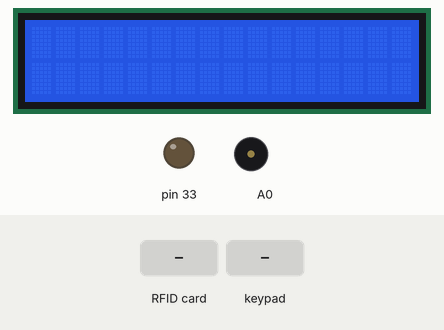
The sketch below on a simulated Arduino Mega 2560, built with avr-gcc and run on an emulated ATmega2560. Shown: 16×2 character LCD, output pins drawn as LEDs (lit = HIGH), buzzer (waves = sounding). Inputs (shaded band) come from the test bench. Pins used as bus, display or sensor lines are not drawn; what the sketch prints to the serial monitor is not drawn.

Above: at 1.3 s.
1.4 s: RFID card 5E 7A 19 C4 held to the reader
At 2.3 s:
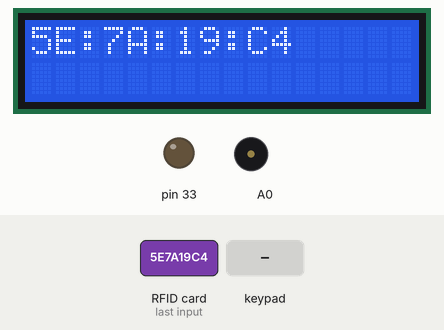
3.2 s: keypad keys 4 0 4 2 4 4 4 6 # pressed 0.4 s apart
At 7.9 s:
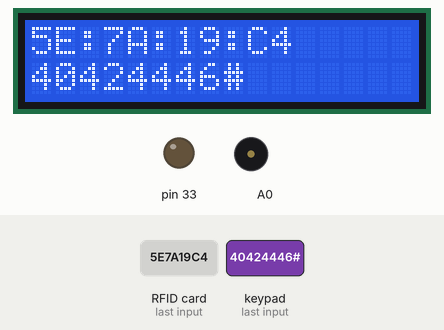
8.3 s: key 'A' pressed
At 9.7 s:
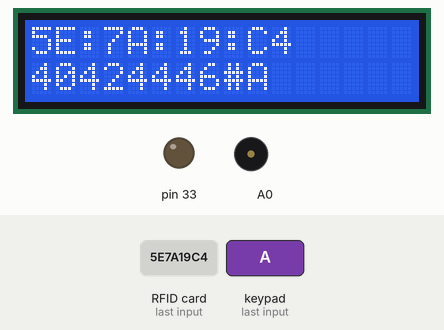
10.1 s: keypad keys 4 0 4 2 4 4 4 6 * pressed 0.4 s apart
At 14.0 s:
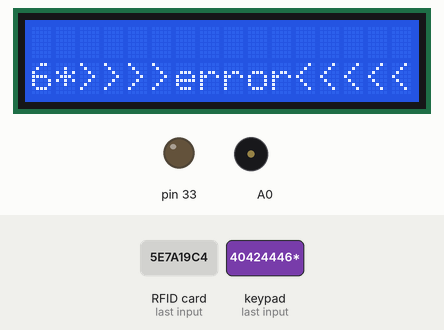
15.2 s: keypad keys 4 0 4 2 4 4 4 6 A pressed 0.4 s apart
At 19.5 s:
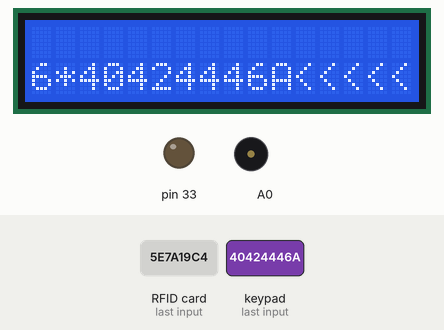
20.3 s: key 'B' pressed
At 21.2 s:
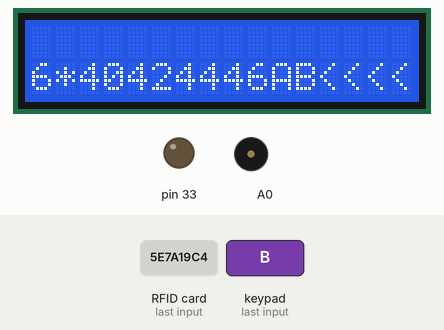
Timing chart, 0 to 23.1 s (numbered marks = the images above; inputs shaded):
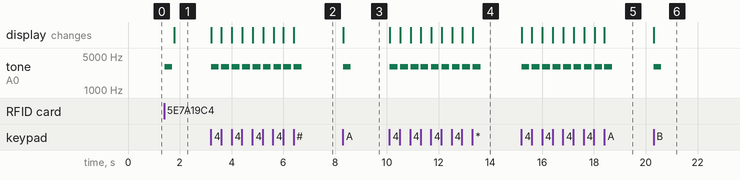

Measured:
- after the input at 1.4 s, tone on A0: silent → 3000 Hz at once, → silent 0.30 s later; the display: changes after 0.38 s (image 1)
- after the input at 3.2 s, tone on A0: alternates 3000 Hz for 0.30 s and silent for 0.10 s, 18 changes in all, then stays silent, starting at once; the display: first changes at once (image 2 shows a later state)
- after the input at 8.3 s, tone on A0: silent → 3000 Hz at once, → silent 0.30 s later; the display: changes at once (image 3)
- after the input at 10.1 s, tone on A0: alternates 3000 Hz for 0.30 s and silent for 0.10 s, 18 changes in all, then stays silent, starting at once; the display: first changes at once (image 4 shows a later state)
- after the input at 15.2 s, tone on A0: alternates 3000 Hz for 0.30 s and silent for 0.10 s, 18 changes in all, then stays silent, starting at once; the display: first changes at once (image 5 shows a later state)
- after the input at 20.3 s, tone on A0: silent → 3000 Hz at once, → silent 0.30 s later; the display: changes at once (image 6)

The sketch:

sketch_nov16b.ino
```cpp
#include "SPI.h"
#include "MFRC522.h"
#include <Keypad.h>
#define SS_PIN 53
#define RST_PIN 49
#include <LiquidCrystal.h>
#include <SPI.h>
#include <Ethernet.h>

// assign a MAC address for the ethernet controller.
// fill in your address here:
byte mac[] = {
  0xDE, 0xAD, 0xBE, 0xEF, 0xFE, 0xED
};
// Set the static IP address to use if the DHCP fails to assign
IPAddress ip(192, 168, 0, 122);
IPAddress myDns(192, 168, 0, 1);

// initialize the library instance:
EthernetClient client;

char server[] = "www.srbuildersbd.com";  // also change the Host line in httpRequest()
//IPAddress server(192,168,0,101);

unsigned long lastConnectionTime = 0;           // last time you connected to the server, in milliseconds
const unsigned long postingInterval = 100;  // delay between updates, in milliseconds

int Contrast=100;
 const int rs = 31, en = 35, d4 = 37, d5 = 39, d6 = 41, d7 = 43;
LiquidCrystal lcd(rs, en, d4, d5, d6, d7);

MFRC522 rfid(SS_PIN, RST_PIN);

MFRC522::MIFARE_Key key;
const byte ROWS = 4; //four rows
const byte COLS = 4; //three columns
char keys[ROWS][COLS] = {
  {'1','2','3','A'},
  {'4','5','6','B'},
  {'7','8','9','C'},
  {'*','0','#','D'}
};
byte rowPins[ROWS] = {40,42,44,46}; //connect to the row pinouts of the keypad
byte colPins[COLS] = {38,36,34,32}; //connect to the column pinouts of the keypad

Keypad keypad = Keypad( makeKeymap(keys), rowPins, colPins, ROWS, COLS );
void setup() {
  Serial.begin(9600);
  SPI.begin();
  rfid.PCD_Init();
  pinMode(A0,OUTPUT);

  analogWrite(33,Contrast);
  // set up the LCD's number of columns and rows:
  lcd.begin(16, 2);


}
String key_pad="",send_data="", strID = "",test="",s_replay="",p_replay="";
void loop() {


 if (client.available()) {
    char c = client.read();
   // s_replay=String(c);

  s_replay=s_replay+String(c);

    if (String(c)=="`")
    {
      p_replay=s_replay;
    p_replay.trim();
    s_replay="";
    p_replay.replace("`","");
    Serial.println(p_replay);
    lcd.print(p_replay);
    }}

  char key = keypad.getKey();

  if (key != NO_KEY){
   // Serial.print(key);

     lcd.setCursor(0, 1);

  // Print a message to the LCD.
  key_pad=key_pad+key;
  if (key=='D') {lcd.begin(16, 2);key_pad="";strID = "";}
  else
  {
    if (key_pad.length()>16)
  {
    lcd.clear();
    lcd.setCursor(0, 1);
    key_pad="";strID = "";
    lcd.print(">>>>>>error<<<<<<");

  }else
    lcd.print(key_pad);
  }
  if (key=='C') {send_data=strID+"|"+key_pad;httpRequest();lcd.begin(16, 2);key_pad="";strID = "";}


  Serial.println(key_pad);

    tone(A0,3000);

    delay(300);

    noTone(A0);
  }
  if (!rfid.PICC_IsNewCardPresent() || !rfid.PICC_ReadCardSerial())
    return;

  // Serial.print(F("PICC type: "));
  MFRC522::PICC_Type piccType = rfid.PICC_GetType(rfid.uid.sak);
  // Serial.println(rfid.PICC_GetTypeName(piccType));

  // Check is the PICC of Classic MIFARE type
  if (piccType != MFRC522::PICC_TYPE_MIFARE_MINI &&
    piccType != MFRC522::PICC_TYPE_MIFARE_1K &&
    piccType != MFRC522::PICC_TYPE_MIFARE_4K) {
    Serial.println(F("Your tag is not of type MIFARE Classic."));
    return;
  }

  strID="";key_pad="";
  for (byte i = 0; i < 4; i++) {
    strID +=
    (rfid.uid.uidByte[i] < 0x10 ? "0" : "") +
    String(rfid.uid.uidByte[i], HEX) +
    (i!=3 ? ":" : "");
  }
  strID.toUpperCase();

  // ??????????????? ?????? strID ????????? UID ??????????????
  // ?????????????????????? ???? ???????? IF ????????????
  // LED ???????? ??????????

  Serial.println(strID);
  tone(A0,3000);
  delay(300);
  noTone(A0);
  lcd.begin(16, 2);
     lcd.setCursor(0, 0);

  // Print a message to the LCD.

  send_data=strID;
 //httpRequest();
  lcd.print(strID);


  rfid.PICC_HaltA();
  rfid.PCD_StopCrypto1();
}

void httpRequest() {
  test="";
  // close any connection before send a new request.
  // This will free the socket on the WiFi shield
  client.stop();

  // if there's a successful connection:
  if (client.connect(server, 8086)) {
    Serial.println("connecting...");
   test="      SAVE";
    // send the HTTP GET request:
    client.println("GET /?p="+send_data);
    client.println("Host: www.arduino.cc");
    client.println("User-Agent: arduino-ethernet");
    client.println("Connection: close");
    client.println();

    // note the time that the connection was made:
    lastConnectionTime = millis();
  } else {
    // if you couldn't make a connection:
    Serial.println("connection failed");
    test="      FAIL";

  }
}
```
